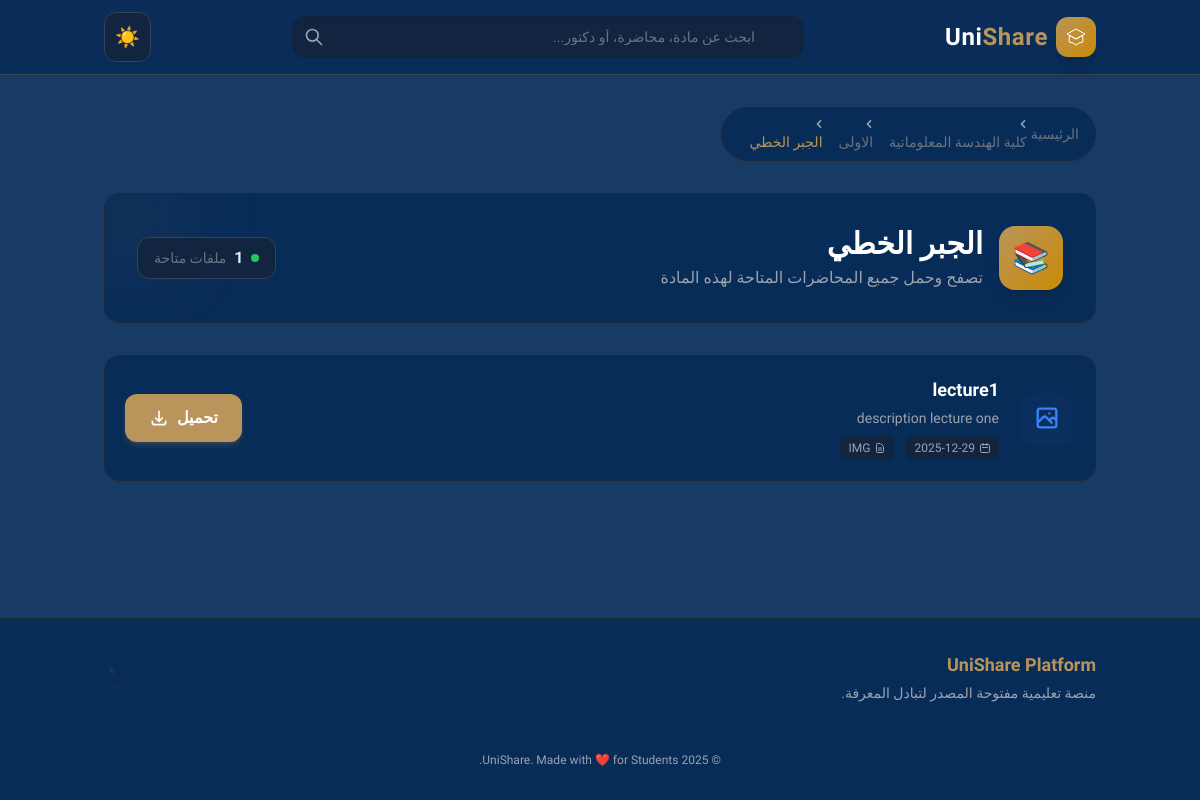
The app's page /subject/1/ with its own data.
### lectures/models.py (models this page shows, shortened)
class Subject(models.Model):
    name = models.CharField(max_length=100, verbose_name="اسم المادة")
    academic_year = models.ForeignKey(AcademicYear, on_delete=models.CASCADE, related_name='subjects', verbose_name="السنة الدراسية")
    class Meta:
        verbose_name = "مادة"
        verbose_name_plural = "المواد"

class AcademicYear(models.Model):
    name = models.CharField(max_length=50, verbose_name="السنة الدراسية")
    faculty = models.ForeignKey(Faculty, on_delete=models.CASCADE, related_name='years', verbose_name="الكلية")
    class Meta:
        verbose_name = "سنة دراسية"
        verbose_name_plural = "السنوات الدراسية"

class Faculty(models.Model):
    name = models.CharField(max_length=100, verbose_name="اسم الكلية")
    class Meta:
        verbose_name = "كلية"
        verbose_name_plural = "الكليات"

class Lecture(models.Model):
    FILE_TYPE_CHOICES = [
        ('PDF', 'ملف PDF'),
        ('IMG', 'صورة'),
    ]
    title = models.CharField(max_length=200, verbose_name="عنوان المحاضرة")
    description = models.TextField(blank=True, null=True, verbose_name="وصف المحاضرة")
    subject = models.ForeignKey(Subject, on_delete=models.CASCADE, related_name='lectures', verbose_name="المادة")
    drive_link = models.URLField(verbose_name="رابط التحميل (Drive/Mega)")
    file_type = models.CharField(max_length=3, choices=FILE_TYPE_CHOICES, default='PDF', verbose_name="نوع الملف")
    created_at = models.DateTimeField(auto_now_add=True, verbose_name="تاريخ الإضافة")
    class Meta:
        verbose_name = "محاضرة"
        verbose_name_plural = "المحاضرات"
        ordering = ['-created_at'] # ترتيب المحاضرات من الأحدث للأقدم

### lectures/views.py (the view)
# urls.py: path('subject/<int:subject_id>/', views.subject_detail, name='subject_detail'),
def subject_detail(request, subject_id):
    subject = get_object_or_404(Subject, id=subject_id)
    lectures = subject.lectures.all()
    context = {
        'subject': subject,
        'lectures': lectures
    }
    return render(request, 'lectures/subject_detail.html', context)

### templates/lectures/subject_detail.html (shortened to what this page needs)
{% extends 'base.html' %}
{% block content %}
<nav class="flex mb-8" aria-label="Breadcrumb">
    <ol class="inline-flex items-center space-x-1 md:space-x-3 space-x-reverse bg-white dark:bg-uni-darker px-4 py-2 rounded-full shadow-sm border border-gray-100 dark:border-gray-800 text-sm">
        <li class="inline-flex items-center">
            <a href="{% url 'lectures:home' %}" class="text-gray-500 hover:text-uni-gold transition-colors">الرئيسية</a>
        </li>
        <li>
            <svg class="w-4 h-4 text-gray-400" fill="currentColor" viewBox="0 0 20 20"><path fill-rule="evenodd" d="M12.707 5.293a1 1 0 010 1.414L9.414 10l3.293 3.293a1 1 0 01-1.414 1.414l-4-4a1 1 0 010-1.414l4-4a1 1 0 011.414 0z" clip-rule="evenodd"></path></svg>
            <a href="{% url 'lectures:faculty_detail' subject.academic_year.faculty.id %}" class="text-gray-500 hover:text-uni-gold transition-colors mr-1">{{ subject.academic_year.faculty.name }}</a>
        </li>
        <li>
            <svg class="w-4 h-4 text-gray-400" fill="currentColor" viewBox="0 0 20 20"><path fill-rule="evenodd" d="M12.707 5.293a1 1 0 010 1.414L9.414 10l3.293 3.293a1 1 0 01-1.414 1.414l-4-4a1 1 0 010-1.414l4-4a1 1 0 011.414 0z" clip-rule="evenodd"></path></svg>
            <a href="{% url 'lectures:year_detail' subject.academic_year.id %}" class="text-gray-500 hover:text-uni-gold transition-colors mr-1">{{ subject.academic_year.name }}</a>
        </li>
        <li>
            <svg class="w-4 h-4 text-gray-400" fill="currentColor" viewBox="0 0 20 20"><path fill-rule="evenodd" d="M12.707 5.293a1 1 0 010 1.414L9.414 10l3.293 3.293a1 1 0 01-1.414 1.414l-4-4a1 1 0 010-1.414l4-4a1 1 0 011.414 0z" clip-rule="evenodd"></path></svg>
            <span class="mr-1 font-medium text-uni-gold">{{ subject.name }}</span>
        </li>
    </ol>
</nav>
<div class="bg-white dark:bg-uni-darker rounded-2xl p-6 md:p-8 shadow-sm border border-gray-100 dark:border-gray-800 mb-8 relative overflow-hidden">
    <div class="relative z-10 flex flex-col md:flex-row justify-between items-start md:items-center gap-4">
        <div class="flex items-center gap-4">
            <div class="w-16 h-16 rounded-2xl bg-gradient-to-br from-uni-gold to-yellow-600 text-white flex items-center justify-center text-3xl shadow-lg">
                📚
            </div>
            <div>
                <h1 class="text-2xl md:text-3xl font-bold text-gray-900 dark:text-white">{{ subject.name }}</h1>
                <p class="text-gray-500 dark:text-gray-400 mt-1">تصفح وحمل جميع المحاضرات المتاحة لهذه المادة</p>
            </div>
        </div>
        <div class="bg-gray-50 dark:bg-[#122540] px-4 py-2 rounded-xl border border-gray-200 dark:border-gray-700 flex items-center gap-2">
            <span class="w-2 h-2 rounded-full bg-green-500 animate-pulse"></span>
            <span class="font-bold text-gray-700 dark:text-gray-200">{{ lectures.count }}</span>
            <span class="text-sm text-gray-500">ملفات متاحة</span>
        </div>
    </div>
</div>
<div class="space-y-4">
    {% for lecture in lectures %}
    <div class="group relative bg-white dark:bg-uni-darker p-5 rounded-2xl shadow-sm hover:shadow-lg hover:shadow-uni-gold/10 border border-gray-100 dark:border-gray-800 transition-all duration-300 flex flex-col md:flex-row items-center gap-5">
        <div class="flex-shrink-0">
            <div class="w-14 h-14 rounded-2xl flex items-center justify-center text-2xl shadow-inner transition-colors duration-300
                {% if lecture.file_type == 'PDF' %}
                    bg-red-50 dark:bg-red-900/10 text-red-500 group-hover:bg-red-100 dark:group-hover:bg-red-900/30
                {% else %}
                    bg-blue-50 dark:bg-blue-900/10 text-blue-500 group-hover:bg-blue-100 dark:group-hover:bg-blue-900/30
                {% endif %}">
            </div>
        </div>
        <div class="flex-grow text-center md:text-right w-full">
            <h3 class="text-lg font-bold text-gray-900 dark:text-white group-hover:text-uni-gold transition-colors mb-1">
                {{ lecture.title }}
            </h3>
            {% if lecture.description %}
                <p class="text-sm text-gray-500 dark:text-gray-400 mb-2 line-clamp-1">{{ lecture.description }}</p>
            {% endif %}
            <div class="flex items-center justify-center md:justify-start gap-3 text-xs text-gray-400">
                <span class="flex items-center gap-1 bg-gray-50 dark:bg-[#122540] px-2 py-1 rounded">
                    <svg class="w-3 h-3" fill="none" stroke="currentColor" viewBox="0 0 24 24"><path stroke-linecap="round" stroke-linejoin="round" stroke-width="2" d="M8 7V3m8 4V3m-9 8h10M5 21h14a2 2 0 002-2V7a2 2 0 00-2-2H5a2 2 0 00-2 2v12a2 2 0 002 2z"></path></svg>
                    {{ lecture.created_at|date:"Y-m-d" }}
                </span>
                <span class="flex items-center gap-1 bg-gray-50 dark:bg-[#122540] px-2 py-1 rounded uppercase">
                    <svg class="w-3 h-3" fill="none" stroke="currentColor" viewBox="0 0 24 24"><path stroke-linecap="round" stroke-linejoin="round" stroke-width="2" d="M9 12h6m-6 4h6m2 5H7a2 2 0 01-2-2V5a2 2 0 012-2h5.586a1 1 0 01.707.293l5.414 5.414a1 1 0 01.293.707V19a2 2 0 01-2 2z"></path></svg>
                    {{ lecture.file_type }}
                </span>
            </div>
        </div>
        <div class="flex-shrink-0 w-full md:w-auto mt-2 md:mt-0">
            <a href="{% url 'lectures:lecture_download' lecture.id %}" target="_blank"
               class="flex items-center justify-center gap-2 w-full md:w-auto bg-uni-gold text-white px-6 py-3 rounded-xl font-bold shadow-md shadow-uni-gold/20 hover:bg-yellow-600 hover:shadow-lg hover:shadow-uni-gold/40 hover:-translate-y-0.5 transition-all duration-300">
                <span>تحميل</span>
                <svg class="w-5 h-5" fill="none" stroke="currentColor" viewBox="0 0 24 24"><path stroke-linecap="round" stroke-linejoin="round" stroke-width="2" d="M4 16v1a3 3 0 003 3h10a3 3 0 003-3v-1m-4-4l-4 4m0 0l-4-4m4 4V4"></path></svg>
            </a>
        </div>
    </div>
    {% endfor %}
</div>
{% endblock %}

### templates/base.html (style rules this page uses)
body { font-family: 'Tajawal', sans-serif; }

### records on screen
Subject: academic_year.faculty.name "كلية الهندسة المعلوماتية", academic_year.name "الاولى", name "الجبر الخطي", count "1"
Lecture: title "lecture1", description "description lecture one", created_at "2025-12-29", file_type "IMG"
